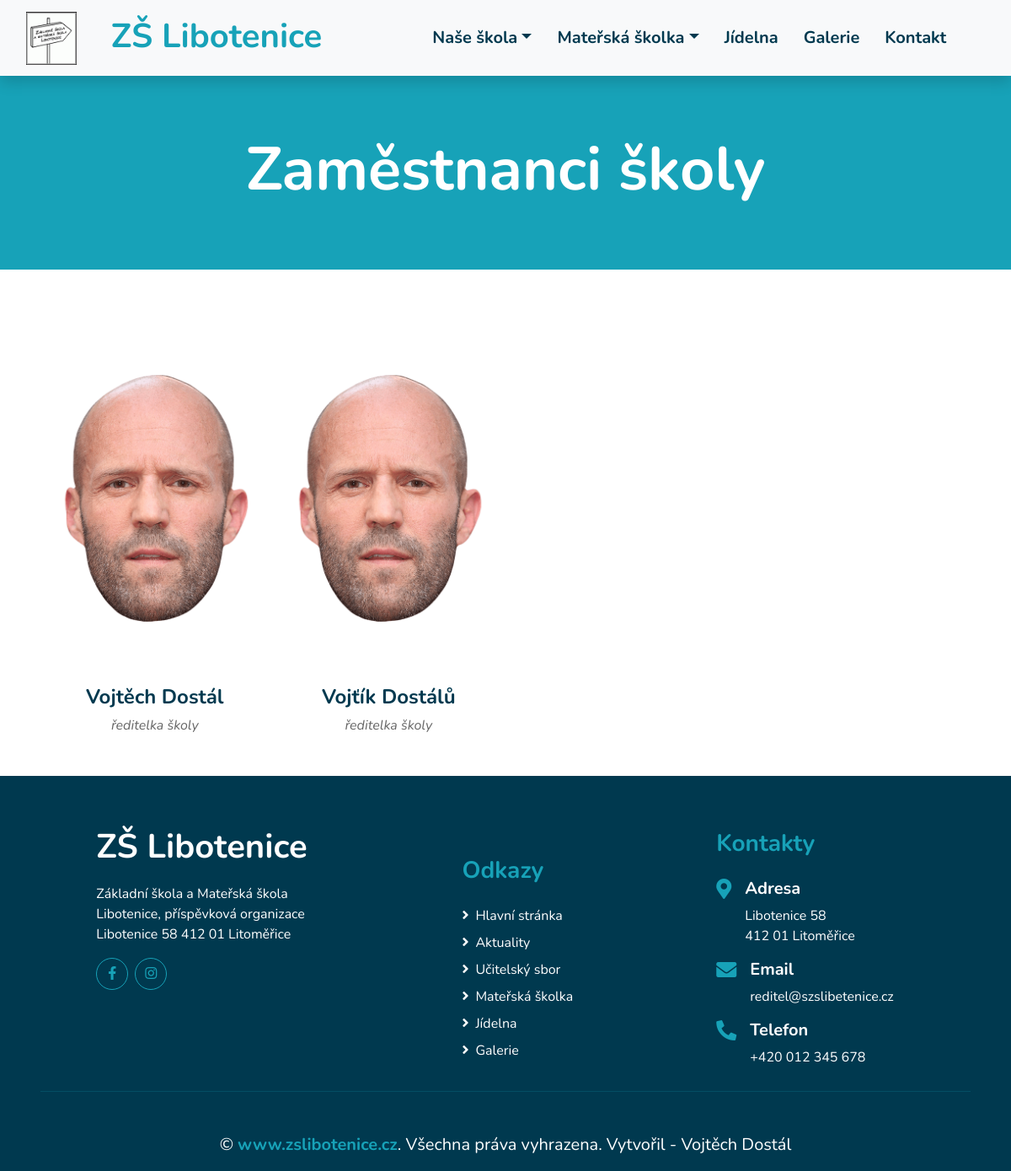
/zamestnanci/, run on the app's committed database.
### zsweb/models.py (models this page shows)
class Teachers(models.Model):
    name = models.CharField(max_length=200)
    surname = models.CharField(max_length=200)
    position = models.CharField(max_length=200)
    facebook = models.CharField(max_length=200)
    linkedin = models.CharField(max_length=200)

### zsweb/views.py (the view)
# urls.py: path('zamestnanci/', views.zamestnanci, name='zamestnanci'),
def zamestnanci(request):
    teachers = Teachers.objects.all()
    return render(request, "nase_skola/zamestnanci.html",
                  {'teachers':teachers})

### zsweb/templates/nase_skola/zamestnanci.html (shortened to what this page needs)
{% extends "base.html" %}
{% load static %}
{% block content %}
    <div class="container-fluid bg-primary mb-5">
        <div class="d-flex flex-column align-items-center justify-content-center" style="min-height: 230px">
            <h3 class="display-3 font-weight-bold text-white">Zaměstnanci školy</h3>
        </div>
    </div>
<div class="container-fluid pt-5">
    <div class="container">
        <div class="text-center pb-2">
        </div>
        <div class="row">
            {% for item in teachers %}
                <div class="col-md-6 col-lg-3 text-center team mb-5">
                    <div class="position-relative overflow-hidden mb-4" style="border-radius: 100%;">
                        <img class="img-fluid w-100 img_uc" src="{% static 'img/jason-statham-angry-celebrity-mask.png' %}" alt="">
                    </div>
                    <h4>{{ item.name }} {{ item.surname }}</h4>
                    <i>ředitelka školy</i>
                </div>
            {% endfor %}
        </div>
    </div>
</div>
{% endblock %}

### data on the page
Teachers: name "Vojtěch", surname "Dostál"
Teachers: name "Vojťík", surname "Dostálů"
